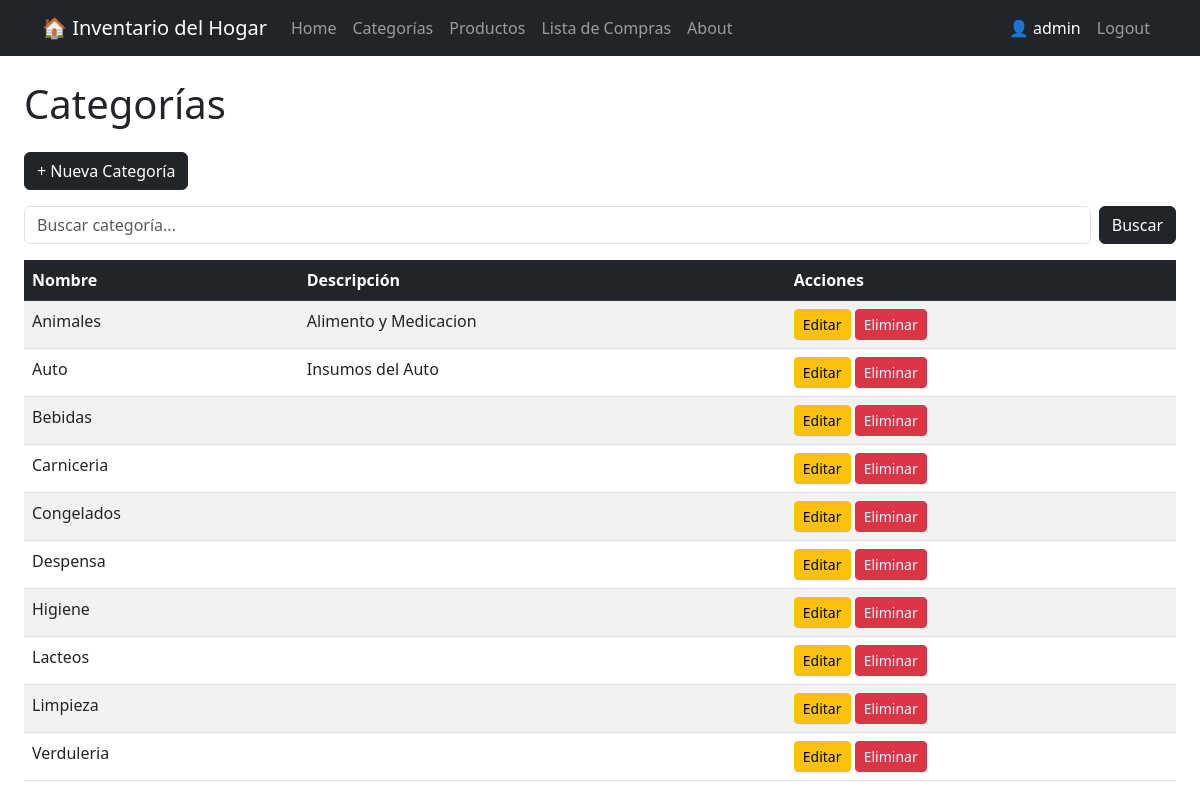
The app's page /categorias/ (signed in), older data.
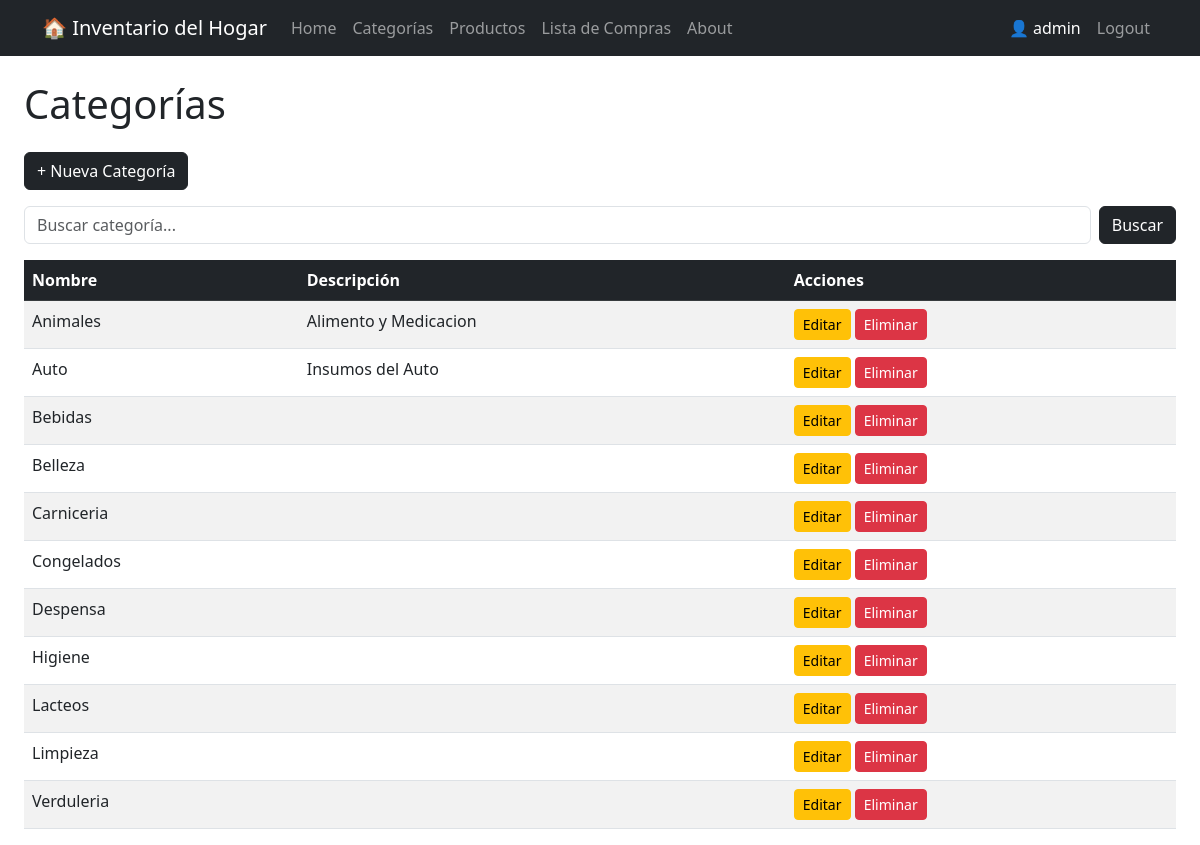
The same page, newer data.
### categorias/models.py (models this page shows, shortened)
class Categoria(models.Model):
    nombre= models.CharField(max_length=20)
    descripcion= models.TextField(null=True , blank=True )

### categorias/views.py (the view)
# urls.py: path('', views.lista_categorias, name='lista'),
@login_required
def lista_categorias(request):
    query = request.GET.get('q', '')
    categorias = Categoria.objects.all().order_by(Lower('nombre'))
    if query:
        categorias = categorias.filter(nombre__icontains=query)
    return render(request, 'categorias/lista_categorias.html', {
        'categorias': categorias,
        'query': query
    })

### categorias/templates/categorias/lista_categorias.html
{% extends 'core/base.html' %}
{% block content %}
    <h1 class="mb-4">Categorías</h1>
    <a href="{% url 'categorias:crear' %}" class="btn btn-dark mb-3">+ Nueva Categoría</a>
    <form method="GET" class="d-flex mb-3">
    <input type="text" name="q" class="form-control me-2" placeholder="Buscar categoría..." value="{{ query }}">
    <button type="submit" class="btn btn-dark">Buscar</button>
</form>
    <table class="table table-striped table-hover">
        <thead class="table-dark">
            <tr>
                <th>Nombre</th>
                <th>Descripción</th>
                <th>Acciones</th>
            </tr>
        </thead>
        <tbody>
          {% for categoria in categorias %}
          <tr>
               <td>{{ categoria.nombre }}</td>
               <td>{{ categoria.descripcion }}</td>
               <td>
                    <a href="{% url 'categorias:editar' categoria.pk %}" class="btn btn-sm btn-warning">Editar</a>
                    <a href="{% url 'categorias:eliminar' categoria.pk %}" class="btn btn-sm btn-danger">Eliminar</a>
               </td>
         </tr>
{% endfor %}
        </tbody>
    </table>
{% endblock %}

Row changes from the older to the newer data that the page shows:
added Categoria: nombre "Belleza"
